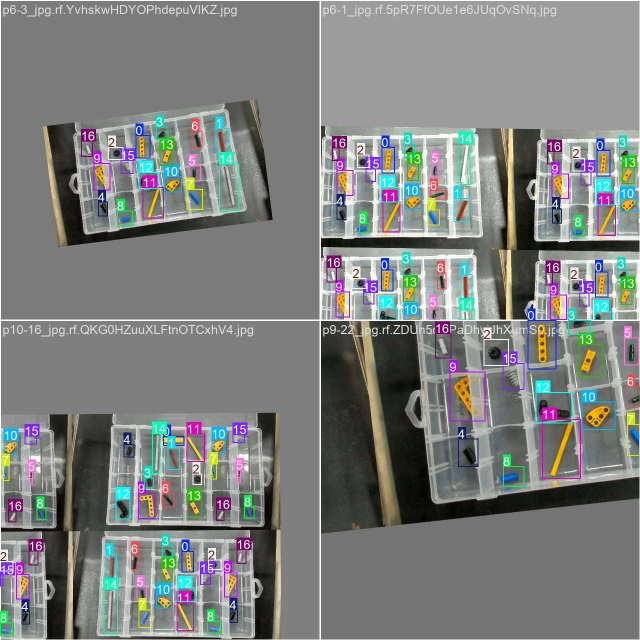
#> input picture Smart_Manufacturing_Project/runs/detect/runs/parts_detection/train_batch0.jpg, 1280 x 1280 px, given in place of the camera (shown at 1/2 size)
$ python laser_calibration.py
#> lines starting #> are read from the running program, lines starting #| are printed output that depends on the picture; after the words box and inside, x2 and y2 are one past the last pixel; in counts of white or black regions, pixels touching at a corner belong together
import cv2
import numpy as np
import serial
import time
from pathlib import Path

# Project folder: this file lives in <project>/scripts/
PROJECT_DIR = Path(__file__).resolve().parents[1]


########################################
# SETTINGS (MATCH YOUR ARDUINO)
########################################

COM_PORT = "COM3"
CAMERA_INDEX = 1

CENTER_X = 90
CENTER_Y = 60

ANGLE_STEPS = [5, 10]
REPEAT_COUNT = 3


########################################
# CONNECT ARDUINO
########################################

print("Connecting Arduino...")

arduino = serial.Serial(COM_PORT, 9600)

time.sleep(2)

print("Arduino connected")


########################################
# MOVE SERVO FUNCTION
########################################

def move_servo(x, y):

    command = f"{x},{y}\n"
    arduino.write(command.encode())

    time.sleep(2)


########################################
# LASER DETECTION FUNCTION
########################################

def detect_laser(frame):

    hsv = cv2.cvtColor(frame, cv2.COLOR_BGR2HSV)

    lower_red1 = np.array([0,70,70])
    upper_red1 = np.array([10,255,255])

    lower_red2 = np.array([170,70,70])
    upper_red2 = np.array([180,255,255])

    mask = cv2.inRange(hsv, lower_red1, upper_red1) + \
           cv2.inRange(hsv, lower_red2, upper_red2)

    contours,_ = cv2.findContours(
        mask,
        cv2.RETR_EXTERNAL,
        cv2.CHAIN_APPROX_SIMPLE
    )

    if contours:

        largest = max(contours,key=cv2.contourArea)

        x,y,w,h = cv2.boundingRect(largest)

        return (x+w//2, y+h//2), (x,y,w,h)

    return None, None


########################################
# GET STABLE LASER POSITION
########################################

def get_average_position(cap):

    points = []

    for _ in range(6):

        ret,frame = cap.read()

        if not ret:
            continue

        point,_ = detect_laser(frame)

        if point:
            points.append(point)

        time.sleep(0.05)
#> this loop made 6 passes
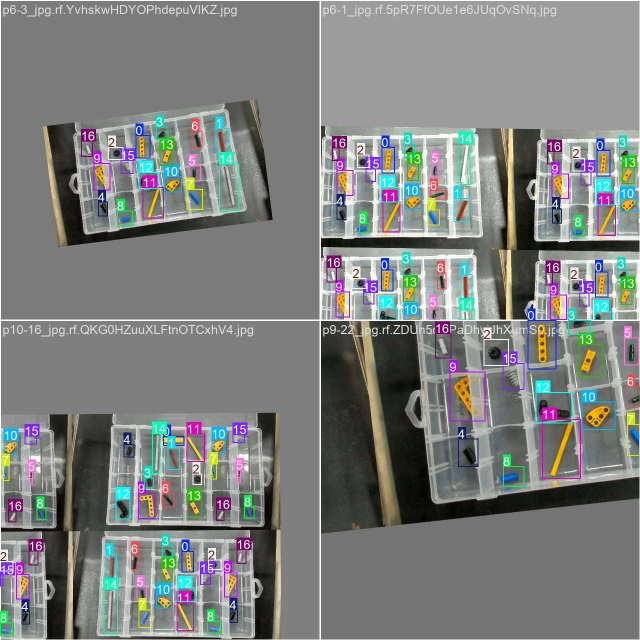
#> input picture Smart_Manufacturing_Project/runs/detect/runs/parts_detection/train_batch0.jpg, 1280 x 1280 px, given in place of the camera (shown at 1/2 size)
#> pass 1, in detect_laser, `mask = cv2.inRange(hsv, lower_red1, upper_red1) + \ cv2.inRange(hsv, l..`:
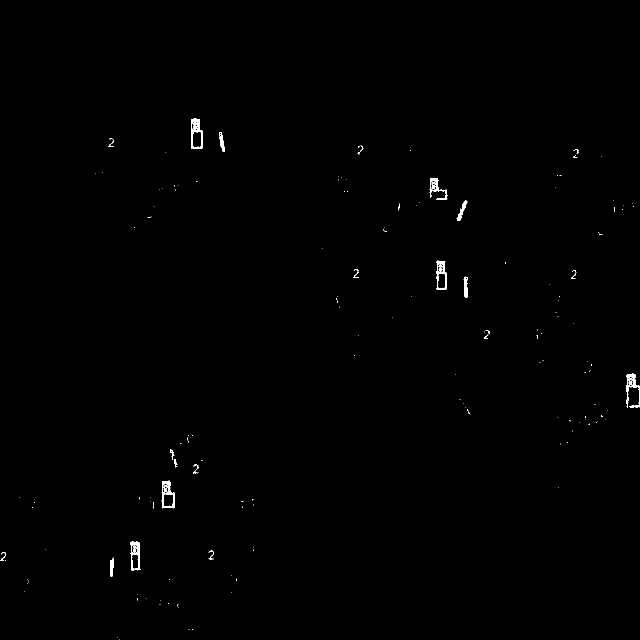
#> mask: shape (1280, 1280) (shown at 1/2 size); 0.35% white; 169 white regions (139 under 20 px), largest, box (x1, y1, x2, y2) and area: (382, 237, 406, 298) 694, (1252, 747, 1280, 815) 629, (323, 961, 350, 1017) 628
#> frame is the input picture: shape (1280, 1280, 3); mean B, G, R 127, 129, 126.7
#> after the loop, points = [(394, 267), (394, 267), (394, 267), (394, 267), (394, 267), (394, 267)]

    if len(points) == 0:
        return None

    avg_x = int(np.mean([p[0] for p in points]))
#> avg_x = 394
    avg_y = int(np.mean([p[1] for p in points]))
#> avg_y = 267

    return (avg_x, avg_y)


########################################
# START CAMERA
########################################

cap = cv2.VideoCapture(CAMERA_INDEX, cv2.CAP_DSHOW)

if not cap.isOpened():

    print("Camera failed")

    exit()


########################################
# LIVE WINDOW FUNCTION
########################################

def show_frame():

    ret,frame = cap.read()

    if not ret:
        return None,None,None

    point,box = detect_laser(frame)

    if point:

        x,y,w,h = box

        cv2.rectangle(frame,(x,y),(x+w,y+h),(0,255,0),2)

        cv2.circle(frame,point,4,(0,255,0),-1)

    cv2.imshow("Calibration Window",frame)

    cv2.waitKey(1)

    return frame,point,box


########################################
# MOVE TO CENTER
########################################

print("Moving to center position")

move_servo(CENTER_X, CENTER_Y)

time.sleep(2)

center_pos = get_average_position(cap)
#> center_pos = (394, 267)

print("Center position:",center_pos)
#| Center position: (394, 267)


########################################
# CALIBRATION FUNCTION
########################################

def calibrate_axis(axis):

#> called with axis = 'X'
    shifts = []

    for repeat in range(REPEAT_COUNT):

        print(f"\nRepeat {repeat+1} for {axis}-axis")

        for step in ANGLE_STEPS:

            if axis == "X":

                move_servo(CENTER_X + step, CENTER_Y)

            else:

                move_servo(CENTER_X, CENTER_Y + step)

            pos_plus = get_average_position(cap)


            if axis == "X":

                move_servo(CENTER_X - step, CENTER_Y)

            else:

                move_servo(CENTER_X, CENTER_Y - step)

            pos_minus = get_average_position(cap)


            move_servo(CENTER_X, CENTER_Y)


            if pos_plus and pos_minus:

                if axis == "X":

                    pixel_shift = pos_plus[0] - pos_minus[0]

                else:

                    pixel_shift = pos_plus[1] - pos_minus[1]


                angle_shift = 2 * step

                scale = pixel_shift / angle_shift

                shifts.append(scale)

                print(f"{axis} step {step}: scale =",scale)
#> this loop made 2 passes

    return np.mean(shifts)


########################################
# RUN CALIBRATION
########################################

print("\nCalibrating X axis...")

scaleX = calibrate_axis("X")

print("\nCalibrating Y axis...")

scaleY = calibrate_axis("Y")


########################################
# SAVE RESULTS
########################################

print("\nFinal calibration results:")

print("scaleX =",scaleX)
print("scaleY =",scaleY)

np.save(str(PROJECT_DIR / "laser_calibration.npy"),[scaleX,scaleY])

print("\nCalibration saved successfully")


########################################
# RETURN HOME
########################################

move_servo(CENTER_X, CENTER_Y)

print("Returned to center position")


########################################
# KEEP WINDOW OPEN UNTIL EXIT
########################################

print("\nPress Q to exit")

while True:

    frame,_,_ = show_frame()

    if frame is None:
        break

    if cv2.waitKey(1) & 0xFF == ord('q'):
        break


cap.release()
cv2.destroyAllWindows()

$ run again, on Smart_Manufacturing_Project/runs/detect/runs/parts_detection/train_batch1.jpg
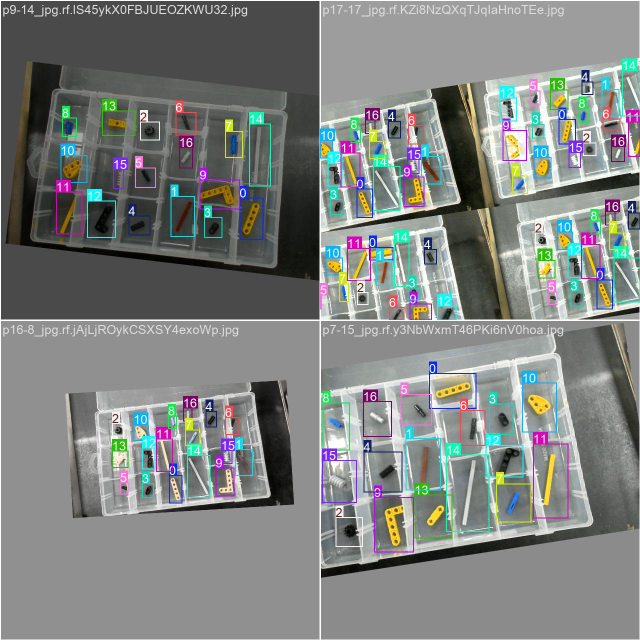
#> input picture Smart_Manufacturing_Project/runs/detect/runs/parts_detection/train_batch1.jpg, 1280 x 1280 px, given in place of the camera (shown at 1/2 size)
#> the loop in get_average_position, `for _ in range(6): ` made 6 passes
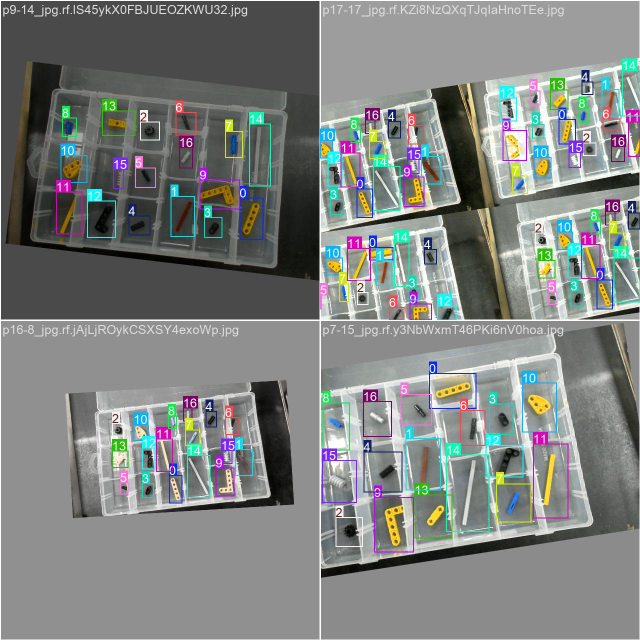
#> input picture Smart_Manufacturing_Project/runs/detect/runs/parts_detection/train_batch1.jpg, 1280 x 1280 px, given in place of the camera (shown at 1/2 size)
#> pass 1, in detect_laser, `mask = cv2.inRange(hsv, lower_red1, upper_red1) + \ cv2.inRange(hsv, l..`:
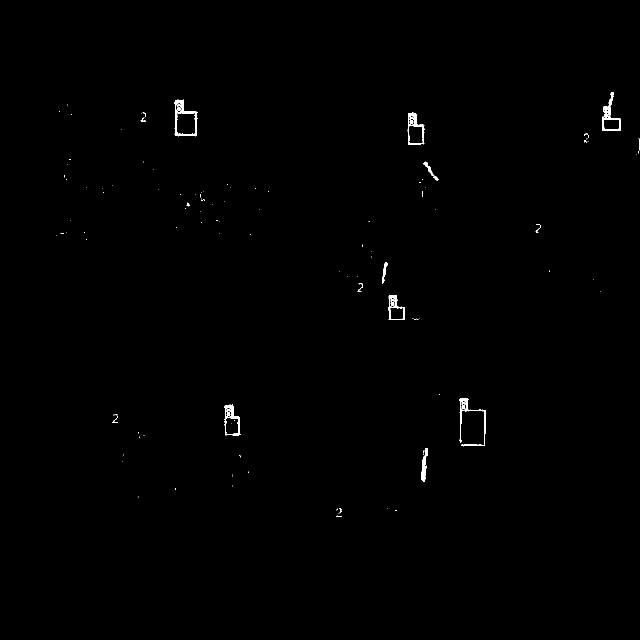
#> mask: shape (1280, 1280) (shown at 1/2 size); 0.37% white; 120 white regions (95 under 20 px), largest, box (x1, y1, x2, y2) and area: (349, 199, 395, 273) 969, (919, 796, 972, 893) 845, (1204, 184, 1242, 262) 809
#> in get_average_position, frame is the input picture: shape (1280, 1280, 3); mean B, G, R 128.5, 130.7, 127.2
#> after the loop in get_average_position, `for _ in range(6):`: points = [(372, 236), (372, 236), (372, 236), (372, 236), (372, 236), (372, 236)]
#> avg_x = 372
#> avg_y = 236
#> center_pos = (372, 236)
#| Center position: (372, 236)
#> the loop in calibrate_axis, `for repeat in range(REPEAT_COUNT): ` made 2 passes

$ run again, on Smart_Manufacturing_Project/runs/detect/runs/parts_detection/train_batch2.jpg
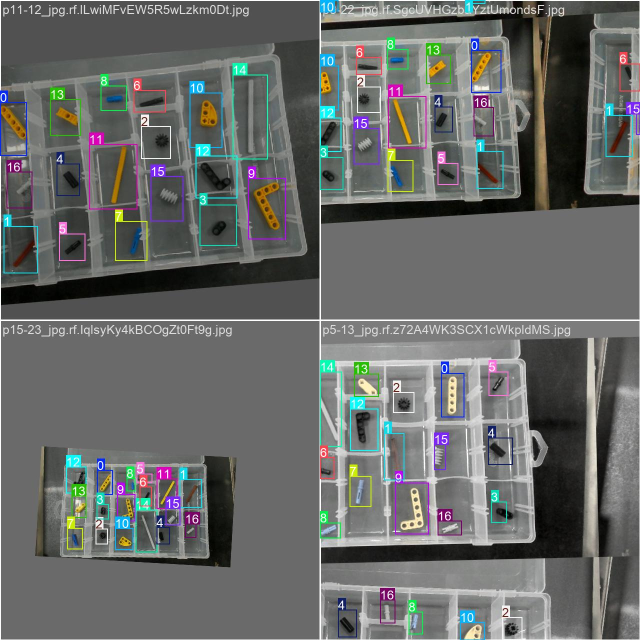
#> input picture Smart_Manufacturing_Project/runs/detect/runs/parts_detection/train_batch2.jpg, 1280 x 1280 px, given in place of the camera (shown at 1/2 size)
#> the loop in get_average_position, `for _ in range(6): ` made 6 passes
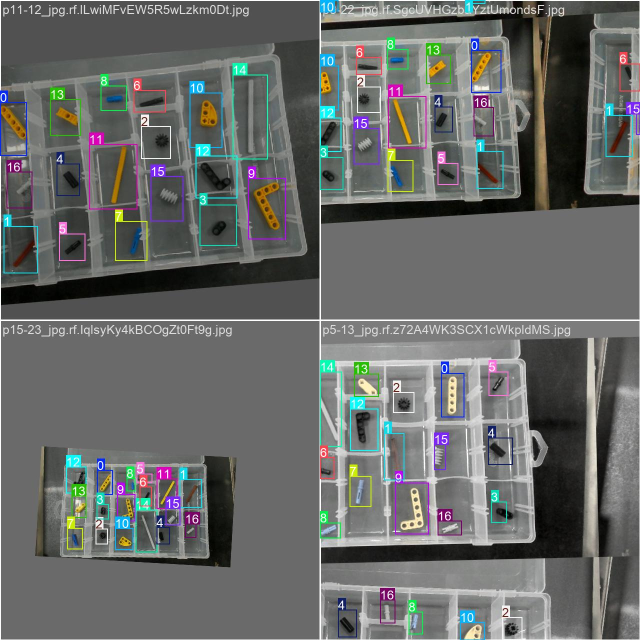
#> input picture Smart_Manufacturing_Project/runs/detect/runs/parts_detection/train_batch2.jpg, 1280 x 1280 px, given in place of the camera (shown at 1/2 size)
#> pass 1, in detect_laser, `mask = cv2.inRange(hsv, lower_red1, upper_red1) + \ cv2.inRange(hsv, l..`:
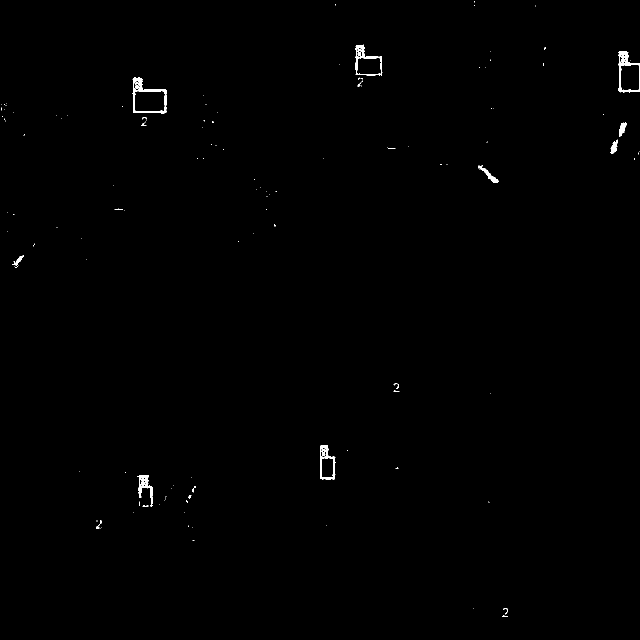
#> mask: shape (1280, 1280) (shown at 1/2 size); 0.37% white; 135 white regions (111 under 20 px), largest, box (x1, y1, x2, y2) and area: (265, 155, 333, 227) 1140, (1237, 103, 1280, 185) 974, (711, 89, 765, 151) 761
#> in get_average_position, frame is the input picture: shape (1280, 1280, 3); mean B, G, R 104.2, 105.9, 103.7
#> after the loop in get_average_position, `for _ in range(6):`: points = [(299, 191), (299, 191), (299, 191), (299, 191), (299, 191), (299, 191)]
#> avg_x = 299
#> avg_y = 191
#> center_pos = (299, 191)
#| Center position: (299, 191)
#> the loop in calibrate_axis, `for repeat in range(REPEAT_COUNT): ` made 2 passes

$ run again, on Smart_Manufacturing_Project/runs/detect/runs/parts_detection/train_batch3700.jpg
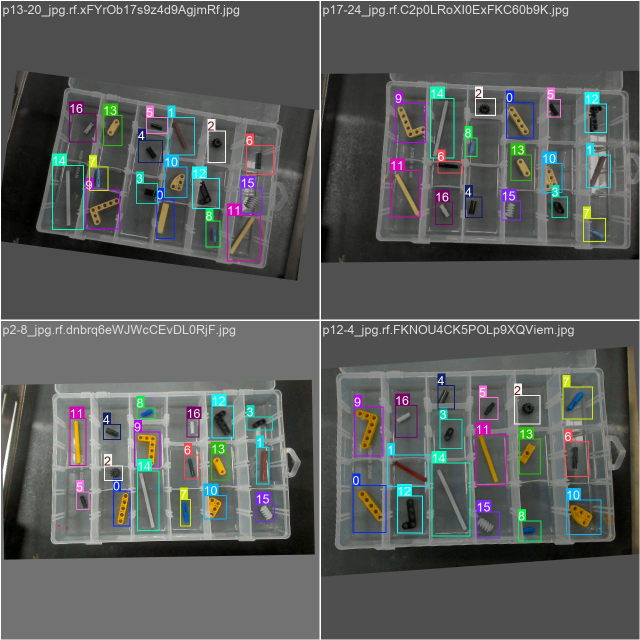
#> input picture Smart_Manufacturing_Project/runs/detect/runs/parts_detection/train_batch3700.jpg, 1280 x 1280 px, given in place of the camera (shown at 1/2 size)
#> the loop in get_average_position, `for _ in range(6): ` made 6 passes
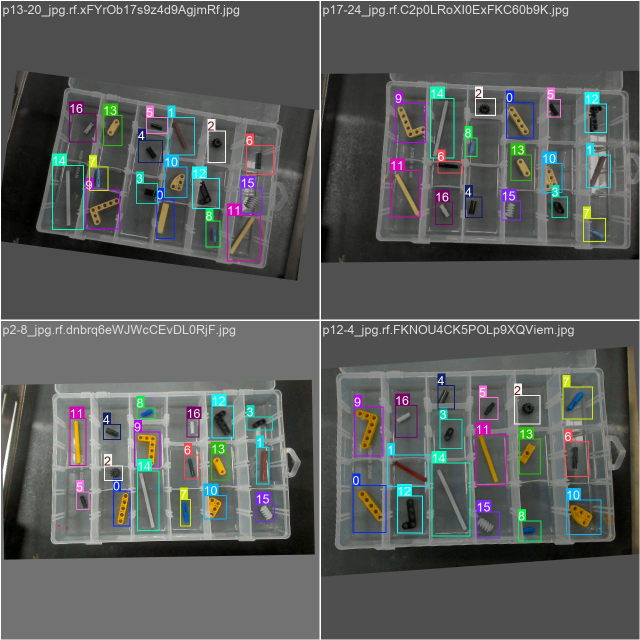
#> input picture Smart_Manufacturing_Project/runs/detect/runs/parts_detection/train_batch3700.jpg, 1280 x 1280 px, given in place of the camera (shown at 1/2 size)
#> pass 1, in detect_laser, `mask = cv2.inRange(hsv, lower_red1, upper_red1) + \ cv2.inRange(hsv, l..`:
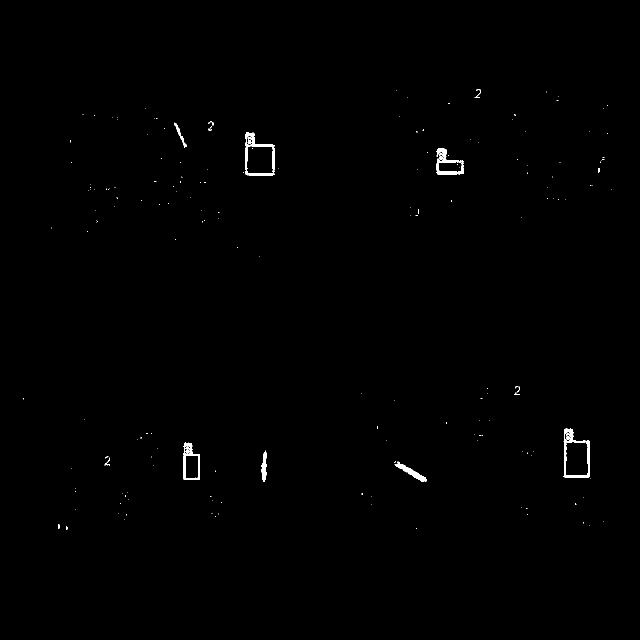
#> mask: shape (1280, 1280) (shown at 1/2 size); 0.39% white; 186 white regions (169 under 20 px), largest, box (x1, y1, x2, y2) and area: (1127, 857, 1179, 955) 1207, (491, 264, 549, 351) 1126, (873, 296, 928, 349) 966
#> in get_average_position, frame is the input picture: shape (1280, 1280, 3); mean B, G, R 91.2, 92.5, 90.5
#> after the loop in get_average_position, `for _ in range(6):`: points = [(1153, 906), (1153, 906), (1153, 906), (1153, 906), (1153, 906), (1153, 906)]
#> avg_x = 1153
#> avg_y = 906
#> center_pos = (1153, 906)
#| Center position: (1153, 906)
#> the loop in calibrate_axis, `for repeat in range(REPEAT_COUNT): ` made 2 passes
